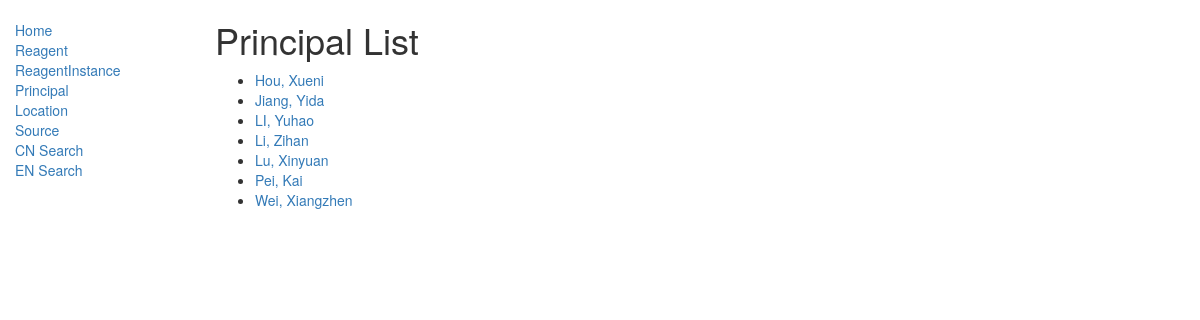
The page /catalog/principal/ on the database its author committed.
### catalog/models.py (models this page shows)
class Principal(models.Model):
    first_name = models.CharField(max_length=100,
                                  help_text="Enter a First Name (e.g. Chun)")
    last_name = models.CharField(max_length=100,
                                 help_text="Enter a Last Name (e.g. Tang)")
    class Meta:
        ordering = ['last_name', 'first_name']
    def get_absolute_url(self):
        return reverse('principal-detail', args=[str(self.id)])
    def __str__(self):
        return '%s, %s' % (self.last_name, self.first_name)

### catalog/views.py (the view)
# urls.py: path('principal/', views.PrincipalListView.as_view(), name='principal'),
class PrincipalListView(generic.ListView):
    model = Principal
    paginate_by = 30

### catalog/templates/catalog/principal_list.html
{% extends "base_generic.html" %}
{% block content %}
<h1>Principal List</h1>
{% if principal_list %}
<ul>
    {% for principal in principal_list %}
    <li>
        <a href="{{ principal.get_absolute_url }}">{{ principal }}</a>
    </li>
    {% endfor %}
</ul>
{% else %}
<p>There are no principal in the database.</p>
{% endif %}
{% endblock %}

### rows shown on the page
Principal: last_name+first_name "Hou, Xueni"
Principal: last_name+first_name "Jiang, Yida"
Principal: last_name+first_name "LI, Yuhao"
Principal: last_name+first_name "Li, Zihan"
Principal: last_name+first_name "Lu, Xinyuan"
Principal: last_name+first_name "Pei, Kai"
Principal: last_name+first_name "Wei, Xiangzhen"
